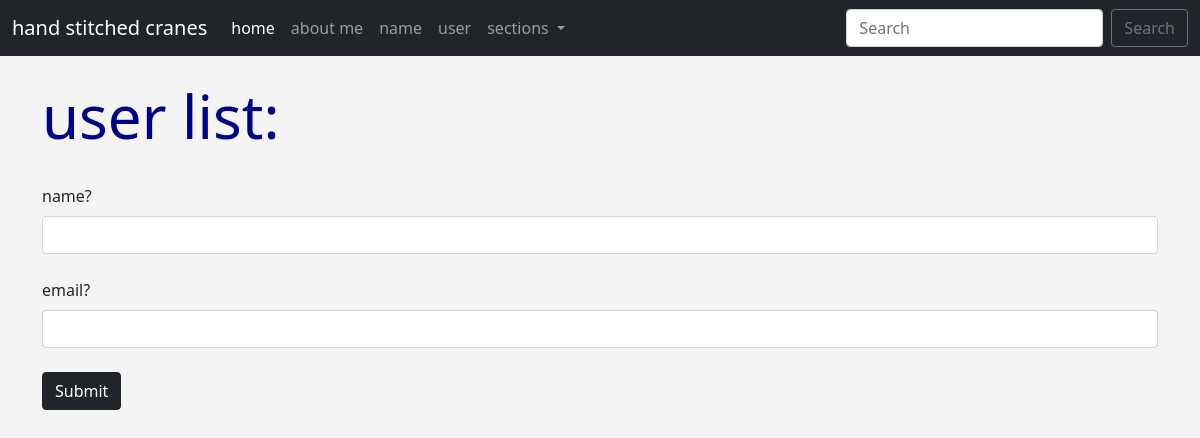
The page /user/add on the database as committed earlier.
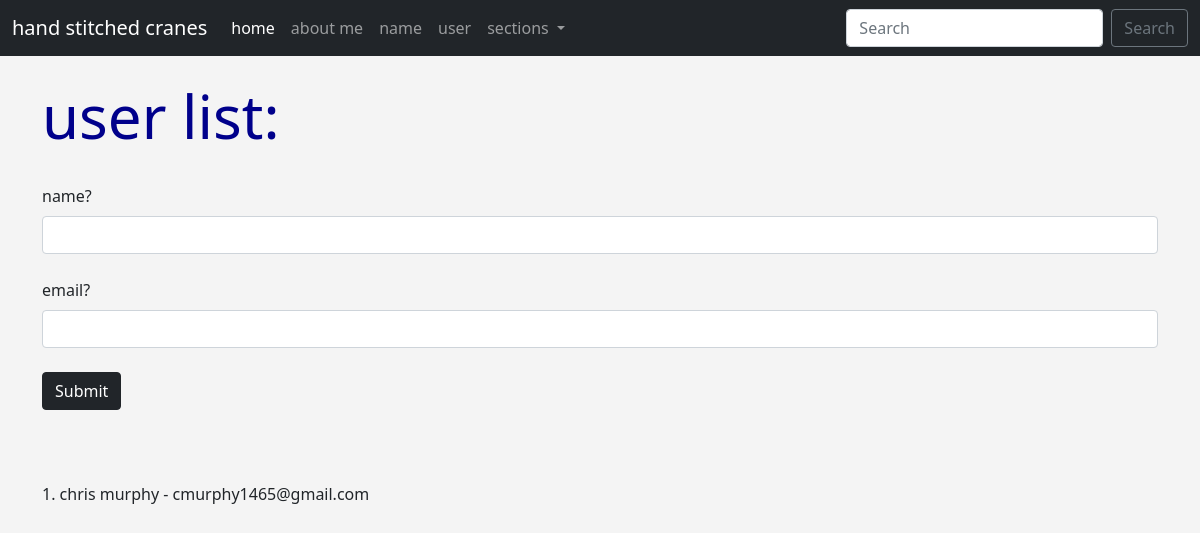
The same page on the database as committed later.
### main.py (models this page shows, shortened)
class Users(db.Model):
	id = db.Column(db.Integer, primary_key = True)
	name = db.Column(db.String(100), nullable = False)
	email = db.Column(db.String(120), nullable = False, unique = True)
	date_added = db.Column(db.DateTime, default = datetime.utcnow)

### main.py (the view, shortened to what this page needs)
@app.route('/user/add', methods = ['GET', 'POST'])
def add_user():
	name = None
	form = UserForm()
	our_users = Users.query.order_by(Users.date_added)
	return render_template('add_user.html',
		form = form,
		name = name,
		our_users = our_users)

### main.py
class UserForm(FlaskForm):
	name = StringField("name?", validators = [DataRequired()])
	email = StringField("email?", validators = [DataRequired()])
	submit = SubmitField("Submit")

### templates/add_user.html (shortened to what this page needs)
{% extends 'base.html' %}
{% block content %}
{% if name %}
	<h1>hello {{ name }}!!</h1>
	<br/>
	<br/><br/>
{% else %}
	<h1>user list:</h1>
	<br/>
	<form method = "POST">
		{{ form.name.label(
		class = "form-label") }}
		{{ form.name(
		class = "form-control") }}
		<br/>
		{{ form.email.label(
		class = "form-label") }}
		{{ form.email(
		class = "form-control") }}
		<br/>
		{{ form.submit(class = "btn
		btn-dark") }}
	</form>
<br/><br/><br/>
{% for our_user in our_users %}
	{{ our_user.id }}. {{ our_user.name }} - {{ our_user.email }}<br/>
{% endfor %}
{% endif %}
{% endblock%}

### templates/base.html (shortened to what this page needs)
<!doctype html>
<html lang="en">
  <head>
    <link href="https://cdn.jsdelivr.net/npm/bootstrap@5.0.0-beta1/dist/css/bootstrap.min.css" rel="stylesheet">
    <link href="{{ url_for('static',
    filename='css/style.css') }}" rel="stylesheet">
  </head>
  <body>
  {% include 'navbar.html' %}
  	<br/>
  	<div class="container">
    	{% block content %}
		 {% endblock %}
	</div>
  </body>
</html>

### templates/navbar.html (shortened to what this page needs)
<nav class="navbar navbar-expand-lg navbar-dark bg-dark">
  <div class="container-fluid">
    <a class="navbar-brand" href="{{url_for('index') }}">hand stitched cranes</a>
    <div class="collapse navbar-collapse" id="navbarSupportedContent">
      <ul class="navbar-nav me-auto mb-2 mb-lg-0">
        <li class="nav-item">
          <a class="nav-link active" aria-current="page" href="#">home</a>
        </li>
        <li class="nav-item">
          <a class="nav-link" href="{{url_for('user', name='chris')}}">about me</a>
        </li>
        <li class="nav-item">
          <a class="nav-link" href="{{url_for('name')}}">name</a>
        </li>
         <li class="nav-item">
          <a class="nav-link" href="{{url_for('add_user')}}">user</a>
        </li>
        <li class="nav-item dropdown">
          <a class="nav-link dropdown-toggle" href="#" id="navbarDropdown" role="button" data-bs-toggle="dropdown" aria-expanded="false">
            sections
          </a>
        </li>
      </ul>
      <form class="d-flex">
        <input class="form-control me-2" type="search" placeholder="Search" aria-label="Search">
        <button class="btn btn-outline-secondary" type="submit">Search</button>
      </form>
    </div>
  </div>
</nav>

### static/css/style.css (style rules this page uses)
h1 { color: darkblue; font-size: 60px; }
body { background: #f4f4f4; }

Rows that differ between the two databases and show on the page:
added Users: id "1", name "chris murphy", email "cmurphy1465@gmail.com"
